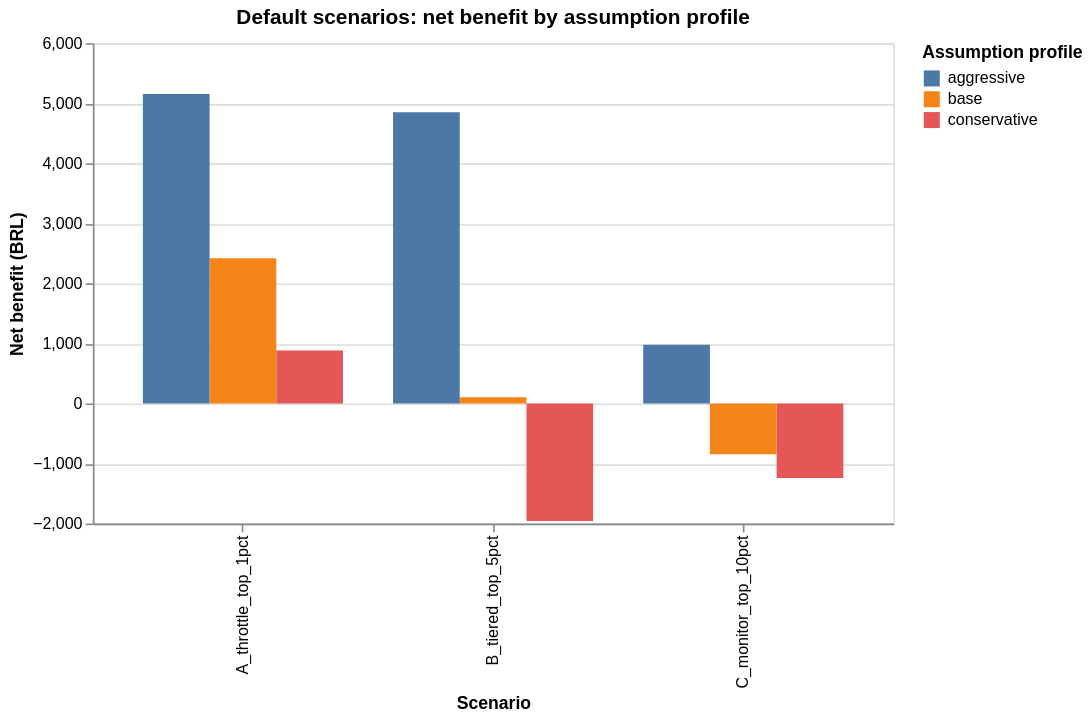

Notebook cell for this chart:
### Markdown cell above
## 9. Scenario Visualisations

We visualise:
1. Net benefit by scenario and assumption profile.
2. Trade-off frontier:
  - x = current GMV proxy share affected
  - y = prevented future severe-event GMV rate
  - color = ROI
3. K-sensitivity curve under the base case.

### Code cell
# Net benefit by scenario and assumption profile
net_benefit_chart = alt.Chart(default_summary).mark_bar().encode(
    x=alt.X("scenario_name:N", title="Scenario"),
    y=alt.Y("net_benefit_brl:Q", title="Net benefit (BRL)"),
    color=alt.Color("assumption_profile:N", title="Assumption profile"),
    xOffset="assumption_profile:N",
    tooltip=[
        "scenario_name",
        "assumption_profile",
        alt.Tooltip("net_benefit_brl:Q", format=",.0f"),
        alt.Tooltip("roi:Q", format=".2f"),
    ],
).properties(
    title="Default scenarios: net benefit by assumption profile",
    width=500,
    height=300,
)

net_benefit_chart

### Figure 1 — Vega-Lite specification as saved in the notebook (floating-point values rounded to 4 significant figures)
{"config": {"view": {"continuousWidth": 300, "continuousHeight": 300}}, "data": {"name": "data-f7e06c13693b327f8496b1f5fa91655b"}, "mark": {"type": "bar"}, "encoding": {"color": {"field": "assumption_profile", "title": "Assumption profile", "type": "nominal"}, "tooltip": [{"field": "scenario_name", "type": "nominal"}, {"field": "assumption_profile", "type": "nominal"}, {"field": "net_benefit_brl", "format": ",.0f", "type": "quantitative"}, {"field": "roi", "format": ".2f", "type": "quantitative"}], "x": {"field": "scenario_name", "title": "Scenario", "type": "nominal"}, "xOffset": {"field": "assumption_profile", "type": "nominal"}, "y": {"field": "net_benefit_brl", "title": "Net benefit (BRL)", "type": "quantitative"}}, "height": 300, "title": "Default scenarios: net benefit by assumption profile", "width": 500, "$schema": "https://vega.github.io/schema/vega-lite/v6.1.0.json", "datasets": {"data-f7e06c13693b327f8496b1f5fa91655b": [{"assumption_profile": "conservative", "scenario_family": "default", "scenario_name": "A_throttle_top_1pct", "scenario_description": "Hard throttle the top 1% highest-risk seller-days.", "flagged_rows": 164, "flagged_share": 0.009941, "unique_flagged_sellers": 9, "flagged_seller_share": 0.01289, "ops_units": 9, "captured_future_events": 309, "captured_future_gmv": 52130.0, "prevented_future_events": 200.8, "prevented_future_gmv": 33890.0, "avoided_incremental_low_ratings": 135.4, "avoided_review_points": 512.1, "avoided_compensation_cost_proxy_brl": 338.9, "avoided_reputation_cost_proxy_brl": 812.1, "avoided_harm_proxy_brl": 1151.0, "current_gmv_proxy_brl": 9025.0, "ops_cost_brl": 45.0, "throttled_gmv_brl": 2256.0, "margin_loss_brl": 225.6, "total_cost_brl": 270.6, "net_benefit_brl": 880.3, "roi": 3.253, "capture_rate_events": 0.08564, "capture_rate_gmv": 0.09453, "prevented_event_rate": 0.05567, "prevented_gmv_rate": 0.06145, "current_gmv_proxy_share": 0.00457, "baseline_total_future_events": 3608, "baseline_total_future_gmv_brl": 551500.0, "baseline_incremental_low_ratings_proxy": 2431.0, "baseline_review_points_lost": 9200.0, "baseline_total_harm_proxy_brl": 20100.0, "residual_harm_proxy_brl": 18950.0}, {"assumption_profile": "conservative", "scenario_family": "default", "scenario_name": "B_tiered_top_5pct", "scenario_description": "Top 1% intensive support; next band standard support.", "flagged_rows": 824, "flagged_share": 0.04995, "unique_flagged_sellers": 25, "flagged_seller_share": 0.03582, "ops_units": 824, "captured_future_events": 1113, "captured_future_gmv": 153800.0, "prevented_future_events": 213.3, "prevented_future_gmv": 30890.0, "avoided_incremental_low_ratings": 143.7, "avoided_review_points": 543.9, "avoided_compensation_cost_proxy_brl": 308.9, "avoided_reputation_cost_proxy_brl": 862.5, "avoided_harm_proxy_brl": 1171.0, "current_gmv_proxy_brl": 458100.0, "ops_cost_brl": 3128.0, "throttled_gmv_brl": 0.0, "margin_loss_brl": 0.0, "total_cost_brl": 3128.0, "net_benefit_brl": -1957.0, "roi": -0.6255, "capture_rate_events": 0.3085, "capture_rate_gmv": 0.2788, "prevented_event_rate": 0.05912, "prevented_gmv_rate": 0.05601, "current_gmv_proxy_share": 0.232, "baseline_total_future_events": 3608, "baseline_total_future_gmv_brl": 551500.0, "baseline_incremental_low_ratings_proxy": 2431.0, "baseline_review_points_lost": 9200.0, "baseline_total_harm_proxy_brl": 20100.0, "residual_harm_proxy_brl": 18930.0}, {"assumption_profile": "conservative", "scenario_family": "default", "scenario_name": "C_monitor_top_10pct", "scenario_description": "Low-touch monitoring / warning for the top 10%.", "flagged_rows": 1649, "flagged_share": 0.09996, "unique_flagged_sellers": 57, "flagged_seller_share": 0.08166, "ops_units": 1649, "captured_future_events": 1496, "captured_future_gmv": 208800.0, "prevented_future_events": 74.8, "prevented_future_gmv": 10440.0, "avoided_incremental_low_ratings": 50.41, "avoided_review_points": 190.7, "avoided_compensation_cost_proxy_brl": 104.4, "avoided_reputation_cost_proxy_brl": 302.4, "avoided_harm_proxy_brl": 406.9, "current_gmv_proxy_brl": 724200.0, "ops_cost_brl": 1649.0, "throttled_gmv_brl": 0.0, "margin_loss_brl": 0.0, "total_cost_brl": 1649.0, "net_benefit_brl": -1242.0, "roi": -0.7533, "capture_rate_events": 0.4146, "capture_rate_gmv": 0.3787, "prevented_event_rate": 0.02073, "prevented_gmv_rate": 0.01894, "current_gmv_proxy_share": 0.3667, "baseline_total_future_events": 3608, "baseline_total_future_gmv_brl": 551500.0, "baseline_incremental_low_ratings_proxy": 2431.0, "baseline_review_points_lost": 9200.0, "baseline_total_harm_proxy_brl": 20100.0, "residual_harm_proxy_brl": 19700.0}, {"assumption_profile": "base", "scenario_family": "default", "scenario_name": "A_throttle_top_1pct", "scenario_description": "Hard throttle the top 1% highest-risk seller-days.", "flagged_rows": 164, "flagged_share": 0.009941, "unique_flagged_sellers": 9, "flagged_seller_share": 0.01289, "ops_units": 9, "captured_future_events": 309, "captured_future_gmv": 52130.0, "prevented_future_events": 247.2, "prevented_future_gmv": 41710.0, "avoided_incremental_low_ratings": 166.6, "avoided_review_points": 630.3, "avoided_compensation_cost_proxy_brl": 834.1, "avoided_reputation_cost_proxy_brl": 1999.0, "avoided_harm_proxy_brl": 2833.0, "current_gmv_proxy_brl": 9025.0, "ops_cost_brl": 54.0, "throttled_gmv_brl": 1805.0, "margin_loss_brl": 361.0, "total_cost_brl": 415.0, "net_benefit_brl": 2418.0, "roi": 5.827, "capture_rate_events": 0.08564, "capture_rate_gmv": 0.09453, "prevented_event_rate": 0.06851, "prevented_gmv_rate": 0.07563, "current_gmv_proxy_share": 0.00457, "baseline_total_future_events": 3608, "baseline_total_future_gmv_brl": 551500.0, "baseline_incremental_low_ratings_proxy": 2431.0, "baseline_review_points_lost": 9200.0, "baseline_total_harm_proxy_brl": 40210.0, "residual_harm_proxy_brl": 37370.0}, {"assumption_profile": "base", "scenario_family": "default", "scenario_name": "B_tiered_top_5pct", "scenario_description": "Top 1% intensive support; next band standard support.", "flagged_rows": 824, "flagged_share": 0.04995, "unique_flagged_sellers": 25, "flagged_seller_share": 0.03582, "ops_units": 824, "captured_future_events": 1113, "captured_future_gmv": 153800.0, "prevented_future_events": 340.1, "prevented_future_gmv": 48870.0, "avoided_incremental_low_ratings": 229.2, "avoided_review_points": 867.1, "avoided_compensation_cost_proxy_brl": 977.4, "avoided_reputation_cost_proxy_brl": 2750.0, "avoided_harm_proxy_brl": 3727.0, "current_gmv_proxy_brl": 458100.0, "ops_cost_brl": 3622.0, "throttled_gmv_brl": 0.0, "margin_loss_brl": 0.0, "total_cost_brl": 3622.0, "net_benefit_brl": 105.3, "roi": 0.02908, "capture_rate_events": 0.3085, "capture_rate_gmv": 0.2788, "prevented_event_rate": 0.09425, "prevented_gmv_rate": 0.08862, "current_gmv_proxy_share": 0.232, "baseline_total_future_events": 3608, "baseline_total_future_gmv_brl": 551500.0, "baseline_incremental_low_ratings_proxy": 2431.0, "baseline_review_points_lost": 9200.0, "baseline_total_harm_proxy_brl": 40210.0, "residual_harm_proxy_brl": 36480.0}, {"assumption_profile": "base", "scenario_family": "default", "scenario_name": "C_monitor_top_10pct", "scenario_description": "Low-touch monitoring / warning for the top 10%.", "flagged_rows": 1649, "flagged_share": 0.09996, "unique_flagged_sellers": 57, "flagged_seller_share": 0.08166, "ops_units": 1649, "captured_future_events": 1496, "captured_future_gmv": 208800.0, "prevented_future_events": 149.6, "prevented_future_gmv": 20880.0, "avoided_incremental_low_ratings": 100.8, "avoided_review_points": 381.5, "avoided_compensation_cost_proxy_brl": 417.7, "avoided_reputation_cost_proxy_brl": 1210.0, "avoided_harm_proxy_brl": 1627.0, "current_gmv_proxy_brl": 724200.0, "ops_cost_brl": 2474.0, "throttled_gmv_brl": 0.0, "margin_loss_brl": 0.0, "total_cost_brl": 2474.0, "net_benefit_brl": -846.0, "roi": -0.342, "capture_rate_events": 0.4146, "capture_rate_gmv": 0.3787, "prevented_event_rate": 0.04146, "prevented_gmv_rate": 0.03787, "current_gmv_proxy_share": 0.3667, "baseline_total_future_events": 3608, "baseline_total_future_gmv_brl": 551500.0, "baseline_incremental_low_ratings_proxy": 2431.0, "baseline_review_points_lost": 9200.0, "baseline_total_harm_proxy_brl": 40210.0, "residual_harm_proxy_brl": 38580.0}, {"assumption_profile": "aggressive", "scenario_family": "default", "scenario_name": "A_throttle_top_1pct", "scenario_description": "Hard throttle the top 1% highest-risk seller-days.", "flagged_rows": 164, "flagged_share": 0.009941, "unique_flagged_sellers": 9, "flagged_seller_share": 0.01289, "ops_units": 9, "captured_future_events": 309, "captured_future_gmv": 52130.0, "prevented_future_events": 278.1, "prevented_future_gmv": 46920.0, "avoided_incremental_low_ratings": 187.4, "avoided_review_points": 709.1, "avoided_compensation_cost_proxy_brl": 1877.0, "avoided_reputation_cost_proxy_brl": 3748.0, "avoided_harm_proxy_brl": 5625.0, "current_gmv_proxy_brl": 9025.0, "ops_cost_brl": 63.0, "throttled_gmv_brl": 1354.0, "margin_loss_brl": 406.1, "total_cost_brl": 469.1, "net_benefit_brl": 5156.0, "roi": 10.99, "capture_rate_events": 0.08564, "capture_rate_gmv": 0.09453, "prevented_event_rate": 0.07708, "prevented_gmv_rate": 0.08508, "current_gmv_proxy_share": 0.00457, "baseline_total_future_events": 3608, "baseline_total_future_gmv_brl": 551500.0, "baseline_incremental_low_ratings_proxy": 2431.0, "baseline_review_points_lost": 9200.0, "baseline_total_harm_proxy_brl": 70690.0, "residual_harm_proxy_brl": 65060.0}, {"assumption_profile": "aggressive", "scenario_family": "default", "scenario_name": "B_tiered_top_5pct", "scenario_description": "Top 1% intensive support; next band standard support.", "flagged_rows": 824, "flagged_share": 0.04995, "unique_flagged_sellers": 25, "flagged_seller_share": 0.03582, "ops_units": 824, "captured_future_events": 1113, "captured_future_gmv": 153800.0, "prevented_future_events": 466.8, "prevented_future_gmv": 66850.0, "avoided_incremental_low_ratings": 314.6, "avoided_review_points": 1190.0, "avoided_compensation_cost_proxy_brl": 2674.0, "avoided_reputation_cost_proxy_brl": 6292.0, "avoided_harm_proxy_brl": 8966.0, "current_gmv_proxy_brl": 458100.0, "ops_cost_brl": 4116.0, "throttled_gmv_brl": 0.0, "margin_loss_brl": 0.0, "total_cost_brl": 4116.0, "net_benefit_brl": 4850.0, "roi": 1.178, "capture_rate_events": 0.3085, "capture_rate_gmv": 0.2788, "prevented_event_rate": 0.1294, "prevented_gmv_rate": 0.1212, "current_gmv_proxy_share": 0.232, "baseline_total_future_events": 3608, "baseline_total_future_gmv_brl": 551500.0, "baseline_incremental_low_ratings_proxy": 2431.0, "baseline_review_points_lost": 9200.0, "baseline_total_harm_proxy_brl": 70690.0, "residual_harm_proxy_brl": 61720.0}, {"assumption_profile": "aggressive", "scenario_family": "default", "scenario_name": "C_monitor_top_10pct", "scenario_description": "Low-touch monitoring / warning for the top 10%.", "flagged_rows": 1649, "flagged_share": 0.09996, "unique_flagged_sellers": 57, "flagged_seller_share": 0.08166, "ops_units": 1649, "captured_future_events": 1496, "captured_future_gmv": 208800.0, "prevented_future_events": 224.4, "prevented_future_gmv": 31330.0, "avoided_incremental_low_ratings": 151.2, "avoided_review_points": 572.2, "avoided_compensation_cost_proxy_brl": 1253.0, "avoided_reputation_cost_proxy_brl": 3024.0, "avoided_harm_proxy_brl": 4278.0, "current_gmv_proxy_brl": 724200.0, "ops_cost_brl": 3298.0, "throttled_gmv_brl": 0.0, "margin_loss_brl": 0.0, "total_cost_brl": 3298.0, "net_benefit_brl": 979.5, "roi": 0.297, "capture_rate_events": 0.4146, "capture_rate_gmv": 0.3787, "prevented_event_rate": 0.0622, "prevented_gmv_rate": 0.05681, "current_gmv_proxy_share": 0.3667, "baseline_total_future_events": 3608, "baseline_total_future_gmv_brl": 551500.0, "baseline_incremental_low_ratings_proxy": 2431.0, "baseline_review_points_lost": 9200.0, "baseline_total_harm_proxy_brl": 70690.0, "residual_harm_proxy_brl": 66410.0}]}}
